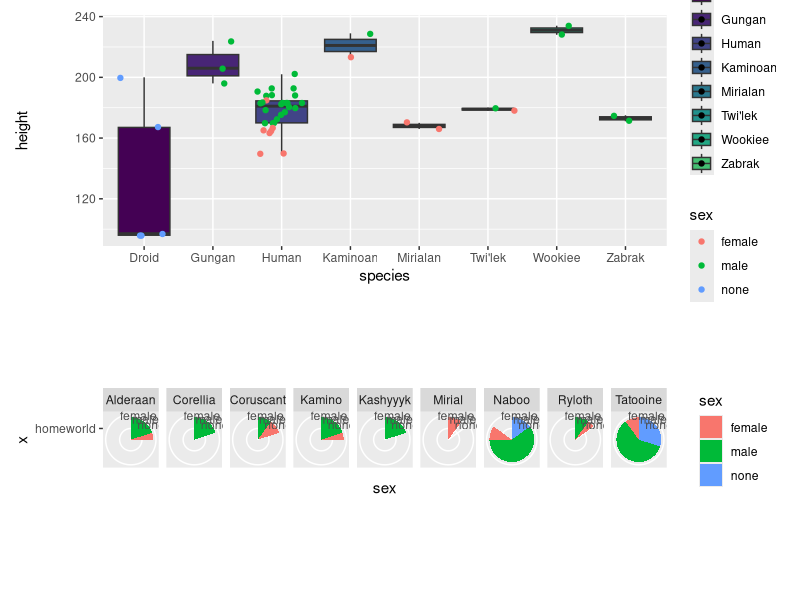

Write R code to recreate this figure.
## ---- chunk 1
library(dplyr)

species_counts <- starwars %>% 
  count(species)
glimpse(species_counts)

species_names <- filter(species_counts, n>1)
species_names

filtered_starwars <- filter(starwars, species %in% c("Droid", "Gungan", "Human", "Kaminoan", "Mirialan", "Twi'lek", "Wookiee", "Zabrak"))
head(filtered_starwars)
## ---- chunk 2
clean_starwars <- filtered_starwars[complete.cases(filtered_starwars[,2]),]

starwars_heights <- clean_starwars %>%
  group_by(species) %>%
  summarize(meanHeight = mean(height), medianHeight = median(height), sdHeight = sd(height))
starwars_heights
## ---- chunk 3
library(ggplot2)
library(viridis)
cols <- viridis(11, option = "viridis")

p1 <- ggplot(data=clean_starwars, aes(x=species, y=height, fill=species)) +
  geom_boxplot() +
  scale_fill_manual(values=cols) +
  geom_jitter(data = clean_starwars, position = "jitter", aes(color=sex))
## ---- chunk 4
homeworld_counts <- starwars %>% 
  count(homeworld)
glimpse(homeworld_counts)

homeworld_names <- filter(homeworld_counts, n>1)
homeworld_names

filtered_starwars2 <- filter(starwars, homeworld %in% c("Alderaan", "Corellia", "Coruscant", "Kamino", "Kashyyyk", "Mirial", "Naboo", "Ryloth", "Tatooine"))
head(filtered_starwars2)
anyNA(filtered_starwars2[,10])

clean_starwars2 <- filtered_starwars2[complete.cases(filtered_starwars2[,8]),]  # filter NAs from 'sex' column

p2 <- ggplot(clean_starwars2, aes(x="homeworld", y=sex, fill=sex)) +
  geom_bar(stat="identity", width=1) +
  coord_polar("y", start=0) +
  facet_grid(.~homeworld)
## ---- chunk 5
library(patchwork)
p1 / p2
